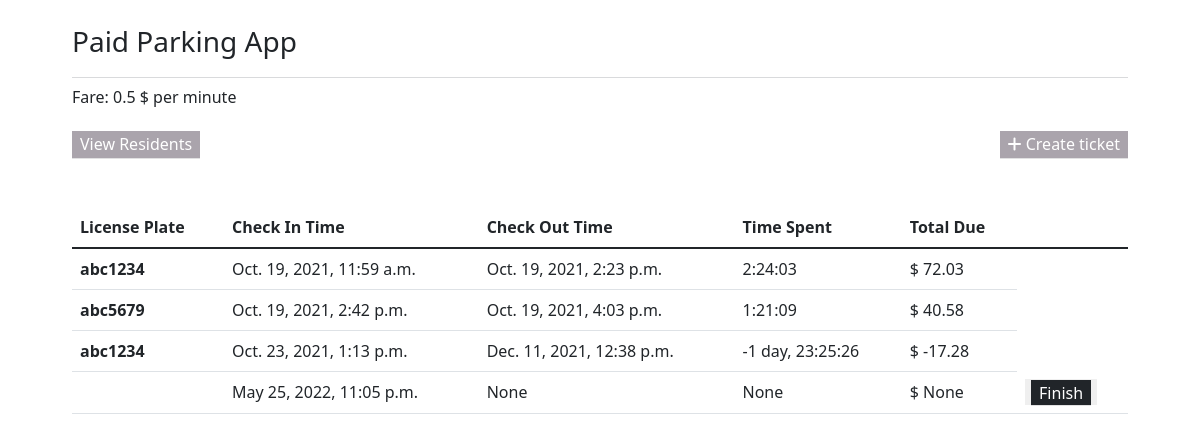
The page / on the database its author committed.
### database/models.py (models this page shows, shortened)
class Parking_Ticket(models.Model):
    license_plate = models.CharField(verbose_name='License Plate',max_length=50)
    checkin_time  = models.DateTimeField(verbose_name='Check In Time',)
    checkout_time = models.DateTimeField(verbose_name='Check Out Time',null=True,blank=True)
    time_spent    = models.CharField(verbose_name='Time Spent',null=True,blank=True,max_length=50)
    total_due     = models.DecimalField(verbose_name='Total Due',decimal_places=2,max_digits=6,null=True,blank=True, )

### main/views.py (the view)
# urls.py: path('',views.TicketsList.as_view(),name='ticketslist'),
class TicketsList(list.ListView):
    model         = Parking_Ticket
    template_name = 'tickets.html'
    today = datetime.now().date().day
    Last_Day_Month(today)

### main/templates/tickets.html (shortened to what this page needs)
{% extends 'base.html' %}
{% load static %}
{% block content %}
<div class="container-fluid">
  <div class="title">
    <h3>Paid Parking App</h3>
  </div>
  <h6>Fare: 0.5 $ per minute</h6>
  <div style="justify-content: space-between; display: flex;">
    <a href="{% url 'cars_list' %}">View Residents</a>
    <a href="{% url 'ticket_create' %}"><i class="fas fa-plus"></i> Create ticket</a>
  </div>
  <table class="table">
    <thead>
      <tr>
        <th scope="col">License Plate</th>
        <th scope="col">Check In Time</th>
        <th scope="col">Check Out Time</th>
        <th scope="col">Time Spent</th>
        <th scope="col">Total Due</th>
      </tr>
    </thead>
    <tbody>
      {% for ticket in object_list %}
      <tr>
        <th scope="row">{{ticket.license_plate}}</th>
        <td>{{ticket.checkin_time}}</td>
        <td>{{ticket.checkout_time}}</td>
        <td>{{ticket.time_spent}}</td>
        <td>$ {{ticket.total_due}}</td>
        {% if ticket.checkout_time == None  %}
          <td><button><a href="{% url 'ticket_out' ticket.id %}">Finish</a></button></td>
        {% endif %}
      </tr>
    {% endfor %}
    </tbody>
  </table>
</div>
{% endblock %}

### main/templates/base.html (shortened to what this page needs)
<!DOCTYPE html>
<html lang="en">
<head>
    {% load static  %}
    <link href="https://cdn.jsdelivr.net/npm/bootstrap@5.1.3/dist/css/bootstrap.min.css" rel="stylesheet">
</head>
<body>
    {% block content %}
    {% endblock %}
</body>
</html>

### main/templates/tickets.html (style rules this page uses)
.container-fluid { width: 90%; margin: auto; }
.container-fluid .title { border-bottom: 1px solid #d9dadc; padding: 25px 0 10px; margin-bottom: 10px; }
a { background: #AAA4AC; margin: 1rem 0; padding: .1rem .5rem; text-decoration: none; color: white; border-bottom: 1px solid #e1e1e2; }
table { margin: 2rem 0; }
button { border: none; }
button a { background: #212529; color: white; }

### rows shown on the page
Parking_Ticket: license_plate "abc1234", checkin_time "Oct. 19, 2021, 11:59 a.m.", checkout_time "Oct. 19, 2021, 2:23 p.m.", time_spent "2:24:03", total_due "72.03"
Parking_Ticket: license_plate "abc5679", checkin_time "Oct. 19, 2021, 2:42 p.m.", checkout_time "Oct. 19, 2021, 4:03 p.m.", time_spent "1:21:09", total_due "40.58"
Parking_Ticket: license_plate "abc1234", checkin_time "Oct. 23, 2021, 1:13 p.m.", checkout_time "Dec. 11, 2021, 12:38 p.m.", time_spent "-1 day, 23:25:26", total_due "-17.28"
Parking_Ticket: checkin_time "May 25, 2022, 11:05 p.m.", checkout_time "None", time_spent "None", total_due "None", shows "Finish"
